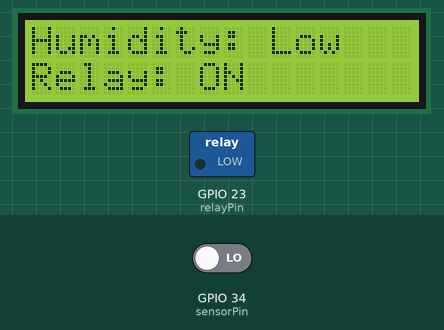
This program was run on a simulated ESP32. Shown: 16×2 character LCD, switched loads named in the program (green lamp = pin HIGH). Inputs (shaded band) come from the test bench; at power-on: GPIO 34 (sensorPin) LOW. WiFi joins after 1.5 s; servers stay silent unless stated; what the program prints to the serial monitor is not drawn.

Above: at 3.0 s.
3.1 s: GPIO 34 (sensorPin) driven HIGH
At 4.5 s:
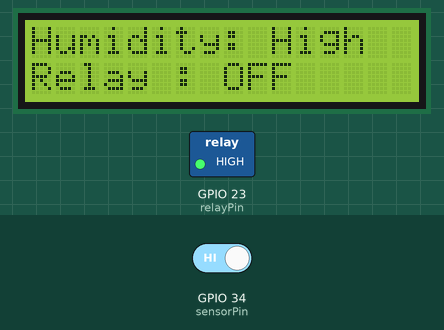
5.4 s: GPIO 34 (sensorPin) driven LOW
At 6.8 s:
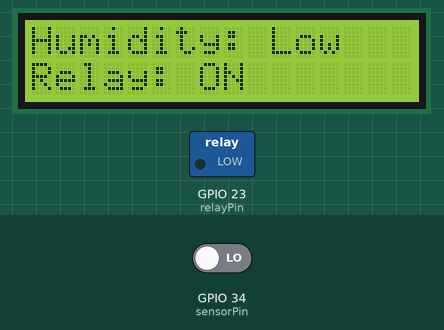
Timing chart, 0 to 8.4 s (numbered marks = the images above; inputs shaded):
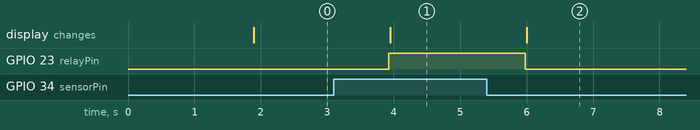

The program:

main.cpp
```cpp
#define BLYNK_TEMPLATE_ID "TMPL6MngP7VxA"
#define BLYNK_TEMPLATE_NAME "Do an 2"
#define BLYNK_AUTH_TOKEN "VYApby_oYlScQ9H1ajv3o567sS_8yxqR"
#include <Wire.h>
#include <LiquidCrystal_I2C.h>
#include <BlynkSimpleEsp32.h>
#include <WiFi.h>

// Khai báo đối tượng LCD I2C với địa chỉ 0x27 và kích thước 16x2
LiquidCrystal_I2C lcd(0x27, 16, 2);
// Khai báo chân kết nối
const int sensorPin = 34;  // Chân nhận tín hiệu từ LM358
const int relayPin = 23;   // Chân điều khiển relay

char auth[] = "VYApby_oYlScQ9H1ajv3o567sS_8yxqR";
char ssid[] = "BellBell";
char pass[] = "33333333";

void setup() {
  // Khởi tạo giao tiếp LCD và bật đèn nền
  lcd.init();
  lcd.backlight();
  // Khởi tạo chân GPIO
  pinMode(sensorPin, INPUT); // Đọc tín hiệu từ LM358
  pinMode(relayPin, OUTPUT); // Điều khiển relay
  digitalWrite(relayPin, LOW); // Tắt relay ban đầu

  // khởi tạo Blynk
  Blynk.begin(auth, ssid, pass);
  Serial.begin(115200);
}
void loop() {
Blynk.run();
  // Đọc tín hiệu từ LM358
  int sensorValue = digitalRead(sensorPin);
 // Đọc trạng thái của relay
  int relayState = digitalRead(relayPin);
 // Hiển thị trên LCD
lcd.clear();

  // Gửi dữ liệu lên Blynk
  Blynk.virtualWrite(V0, sensorValue); // Độ ẩm
  Blynk.virtualWrite(V1, relayState); // Relay

 if (sensorValue == HIGH) {
    // Khi độ ẩm cao, tắt relay và hiển thị trạng thái
    digitalWrite(relayPin, HIGH);  // Bật relay
    lcd.setCursor(0, 0);
    lcd.print("Humidity: High");
    lcd.setCursor(0, 1);
    lcd.print("Relay : OFF");
    Serial.println("Humidity: High,Relay: OFF");
  } else {
    // Khi độ ẩm thấp, bật relay và hiển thị trạng thái
    digitalWrite(relayPin, LOW);  // Tắt relay
    lcd.setCursor(0, 0);
    lcd.print("Humidity: Low");
    lcd.setCursor(0, 1);
    lcd.print("Relay: ON");
    Serial.println("Humidity: Low,Relay: ON");
  }

  delay(1000); // Đợi 1 giây trước khi lặp lại
}
```

Measured:
- after the input at 3.1 s, GPIO 23 (relayPin): LOW → HIGH after 0.82 s; the display: changes after 0.85 s (image 1)
- after the input at 5.4 s, GPIO 23 (relayPin): HIGH → LOW after 0.58 s; the display: changes after 0.60 s (image 2)
